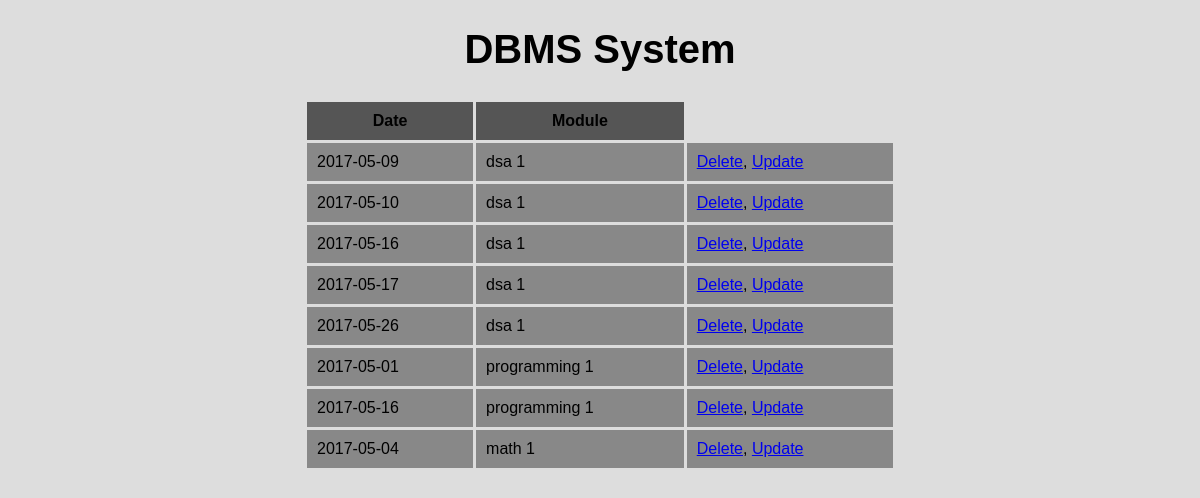
Before: /exams.php with the older database file.
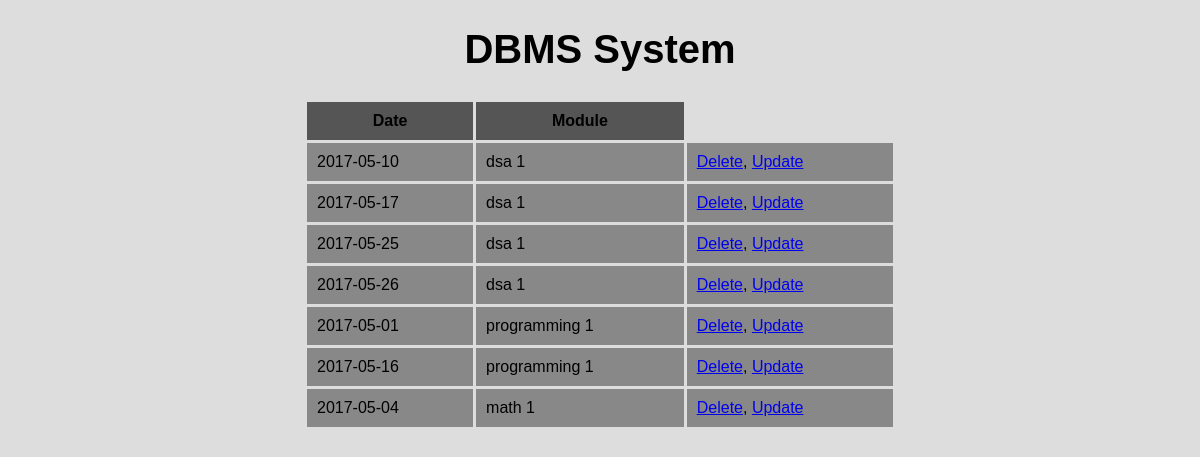
After: the same page with the newer database file.
### tables this page shows
CREATE TABLE `exmas` (
  `date` date NOT NULL,
  `mcode` varchar(50) NOT NULL
);

CREATE TABLE `module` (
  `mcode` varchar(50) NOT NULL,
  `title` varchar(50) NOT NULL,
  `cr_level` int(11) NOT NULL,
  `coordinator_id` varchar(50) NOT NULL,
  `d_id` varchar(50) NOT NULL,
  `dep_id` varchar(50) NOT NULL,
  `semester` int(11) NOT NULL
);

### exams.php (the view, shortened to what this page needs)
<?php
include_once("config.php");
$sql = "SELECT date, title, exmas.mcode FROM exmas INNER JOIN module ON exmas.mcode=module.mcode;";
$result = mysqli_query($con, $sql);
if(mysqli_num_rows($result)>0){
    $str= "<table>";
    $str.="<tr><th>Date</th><th>Module</th><th style='background: #ddd;'></th></tr>";
    while($row = mysqli_fetch_array($result)){
        $str.= "<tr><td>$row[date]</td>";
        $str.= "<td>$row[title]</td>";
        $str.= "<td><a href='delete.php?date=$row[date]&mcode=$row[mcode]'>Delete</a>";
        $str.= ", <a href='update_exams.php?date=$row[date]&mcode=$row[mcode]'>Update</a></td></tr>";
    }
    $str.= "</table>";
}else{
    $err = "<p style='font-size: 40px;'>No records matched.</p>";
}
?>
<!DOCTYPE html>
<html>
    <head>
        <link rel="stylesheet" href="css/form.css?modified=205209">
        <link rel="stylesheet" href="css/test.css?modified=20009">
        <link rel="stylesheet" href="css/tab.css?modified=200209">
    </head>
    <body>
        <h1>DBMS System</h1>
        <div class="container">
            <?php if(isset($str)){echo $str;} ?>
        </div>
    </body>
</html>

Changed rows visible on the page:
removed exmas: date "2017-05-09", mcode.title "dsa 1"
removed exmas: date "2017-05-16", mcode.title "dsa 1"
added exmas: date "2017-05-25", mcode.title "dsa 1"
